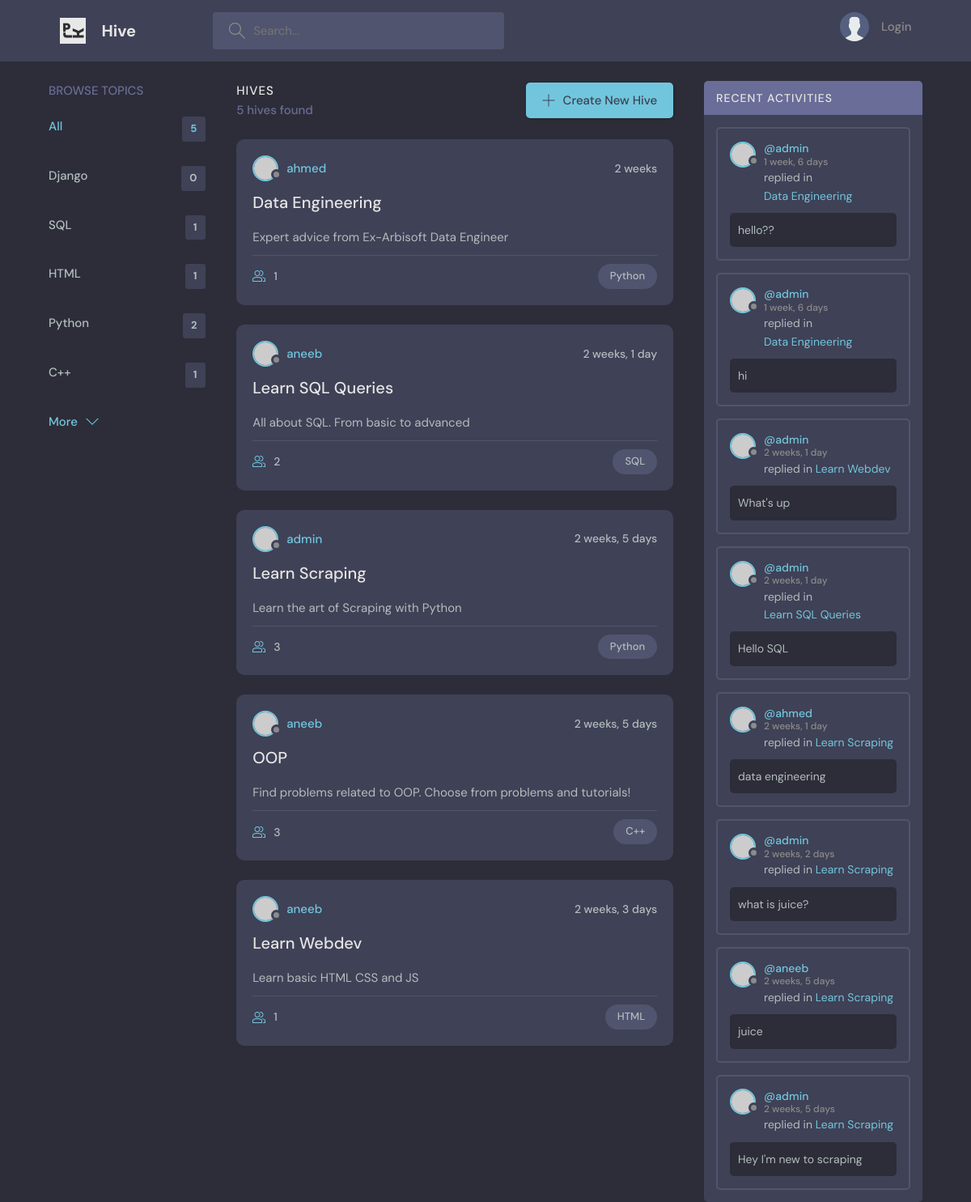
Before: / with the older database file.
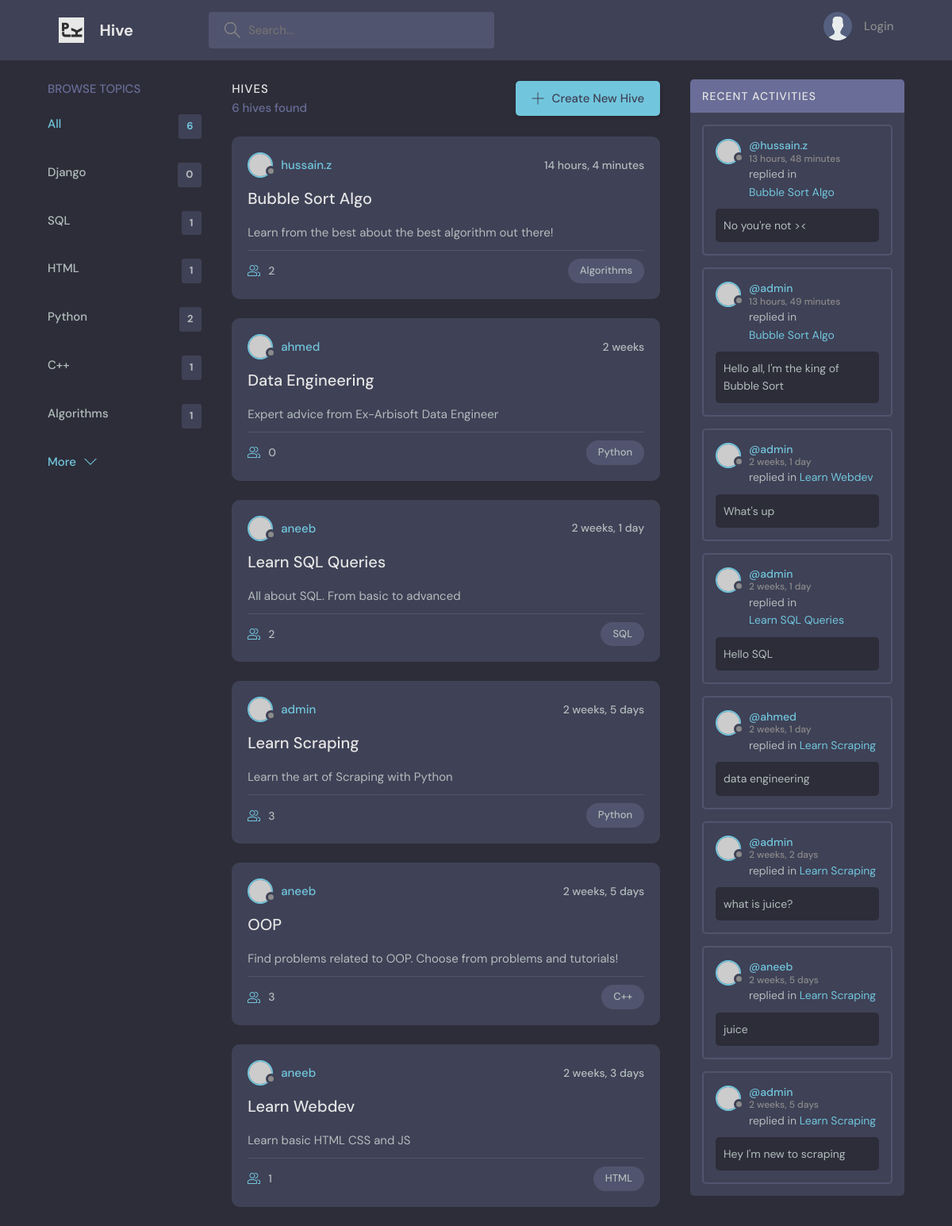
After: the same page with the newer database file.
### home/models.py (models this page shows, shortened)
class Topic(models.Model):
  name = models.CharField(max_length=150)
  def __str__(self):
    return self.name

class Hive(models.Model):
  creator = models.ForeignKey(User, on_delete=models.SET_NULL, null=True)
  topic = models.ForeignKey(Topic, on_delete=models.SET_NULL, null=True)
  buzz = models.CharField(max_length=150)
  details = models.TextField(null=True, blank=True)
  members = models.ManyToManyField(User, related_name='members', blank=True)
  updated = models.DateTimeField(auto_now=True) #auto timestamp
  created_at = models.DateTimeField(auto_now_add=True)
  class Meta:
    ordering = ['-updated', '-created_at']
  def __str__(self):
    return self.buzz

class Message(models.Model):
  user = models.ForeignKey(User, on_delete=models.CASCADE)
  hive = models.ForeignKey(Hive, on_delete=models.CASCADE) #delete all msgs with the room
  body = models.TextField()
  updated = models.DateTimeField(auto_now=True) #auto timestamp
  created_at = models.DateTimeField(auto_now_add=True)
  class Meta:
    ordering = ['-updated', '-created_at']

### home/views.py (the view)
# urls.py: path('', views.home, name="homepage"),
def home(request):
  q = request.GET.get('q') if request.GET.get('q') else ''
  q = urllib.parse.unquote(q)
  hives = Hive.objects.filter(
    Q(topic__name__icontains = q) |
    Q(buzz__icontains = q) |
    Q(details__icontains = q)
  )
  topics = Topic.objects.all()
  chats = Message.objects.filter(
    Q(hive__topic__name__icontains = q)
  )
  hive_count = hives.count()
  topic_count = topics.count()
  context = {'hives': hives, 'topics': topics, 'topic_count': topic_count, 'hive_count': hive_count, "q": q, "chats": chats}
  return render(request, 'home/home.html', context)

### home/templates/home/home.html (shortened to what this page needs)
{% extends 'main.html' %}
{% block content %}
    <main class="layout layout--3">
      <div class="container">
       {% include 'home/topic_comps.html' %}
        <div class="roomList">
          <div class="roomList__header">
            <div>
              <h2>Hives</h2>
              <p>{{hive_count}} hives found</p>
            </div>
            <a class="btn btn--main" href="{% url 'create-hive'%}">
              <svg version="1.1" xmlns="http://www.w3.org/2000/svg" width="32" height="32" viewBox="0 0 32 32">
                <title>add</title>
                <path
                  d="M16.943 0.943h-1.885v14.115h-14.115v1.885h14.115v14.115h1.885v-14.115h14.115v-1.885h-14.115v-14.115z"
                ></path>
              </svg>
              Create New Hive
            </a>
          </div>
          {% include 'home/feed_comps.html' %}
        </div>
        <div class="activities">
          <div class="activities__header">
            <h2>Recent Activities</h2>
          </div>
          {% include 'home/activity_comps.html' %}
        </div>
      </div>
    </main>
{% endblock content%}

### home/templates/home/topic_comps.html (shortened to what this page needs)
      <div class="topics">
        <div class="topics__header">
          <h2>Browse Topics</h2>
        </div>
        <ul class="topics__list">
          <li>
            <a href="{% url 'homepage' %}" class="active">All <span>{{topics.count}}</span></a>
          </li>
          {% for topic in topics %}
          <li>
            <a href="{% url 'homepage' %}?q={{ topic.name }}">{{ topic.name }} <span>{{ topic.hive_set.count }}</span></a>
          </li>
          {% endfor %}
        </ul>
        <a class="btn btn--link" href="topics.html">
          More
          <svg version="1.1" xmlns="http://www.w3.org/2000/svg" width="32" height="32" viewBox="0 0 32 32">
            <title>chevron-down</title>
            <path d="M16 21l-13-13h-3l16 16 16-16h-3l-13 13z"></path>
          </svg>
        </a>
      </div>

### home/templates/home/feed_comps.html (shortened to what this page needs)
{% for hive in hives %}
<div class="roomListRoom">
  <div class="roomListRoom__header">
    <a href="{%url 'user-profile' hive.creator.id %}" class="roomListRoom__author">
      <div class="avatar avatar--small">
        <img src="https://randomuser.me/api/portraits/women/11.jpg" />
      </div>
      <span>{{hive.creator}}</span>
    </a>
    <div class="roomListRoom__actions">
      <span>{{hive.created_at | timesince}}</span>
    </div>
  </div>
  <div class="roomListRoom__content">
    <a href="{% url 'hive' hive.id%}">{{hive.buzz}}</a>
    <p>
      {{hive.details}}
    </p>
  </div>
  <div class="roomListRoom__meta">
    <a href="room.html" class="roomListRoom__joined">
      {{hive.members.count}}
    </a>
    <p class="roomListRoom__topic">{{hive.topic}}</p>
  </div>
</div>
{% endfor %}

### home/templates/home/activity_comps.html (shortened to what this page needs)
{% for chat in chats %}
<div class="activities__box">
  <div class="activities__boxHeader roomListRoom__header">
    <a href="{% url 'user-profile' chat.user.id%}" class="roomListRoom__author">
      <div class="avatar avatar--small">
        <img src="https://randomuser.me/api/portraits/women/11.jpg" />
      </div>
      <p>
        @{{chat.user}}
        <span>{{chat.created_at|timesince}}</span>
      </p>
    </a>
  </div>
  <div class="activities__boxContent">
    <p>replied in <a href="{% url 'hive' chat.hive.id %}">{{chat.hive}}</a></p>
    <div class="activities__boxRoomContent">
      {{chat.body}}
    </div>
  </div>
</div>
{% endfor %}

Changed rows visible on the page:
removed Message: user "admin", created_at "1 week, 6 days", hive "Data Engineering", body "hello??"
added Topic: name "Algorithms", hive_set.count "1"
added Hive: creator "hussain.z", created_at "14 hours, 4 minutes", buzz "Bubble Sort Algo", details "Learn from the best about the best algorithm out there!", members.count "2", topic "Algorithms"
computed for Hive "Data Engineering": members.count "1" → "0"
added Message: user "hussain.z", created_at "13 hours, 48 minutes", hive "Bubble Sort Algo", body "No you're not ><"
changed Message: created_at "1 week, 6 days" → "13 hours, 49 minutes"; hive "Data Engineering" → "Bubble Sort Algo"; body "hi" → "Hello all, I'm the king of Bubble Sort"
Other visible differences:
{{ topics.count }}: "5" → "6"
{{ hive_count }}: "5" → "6"
